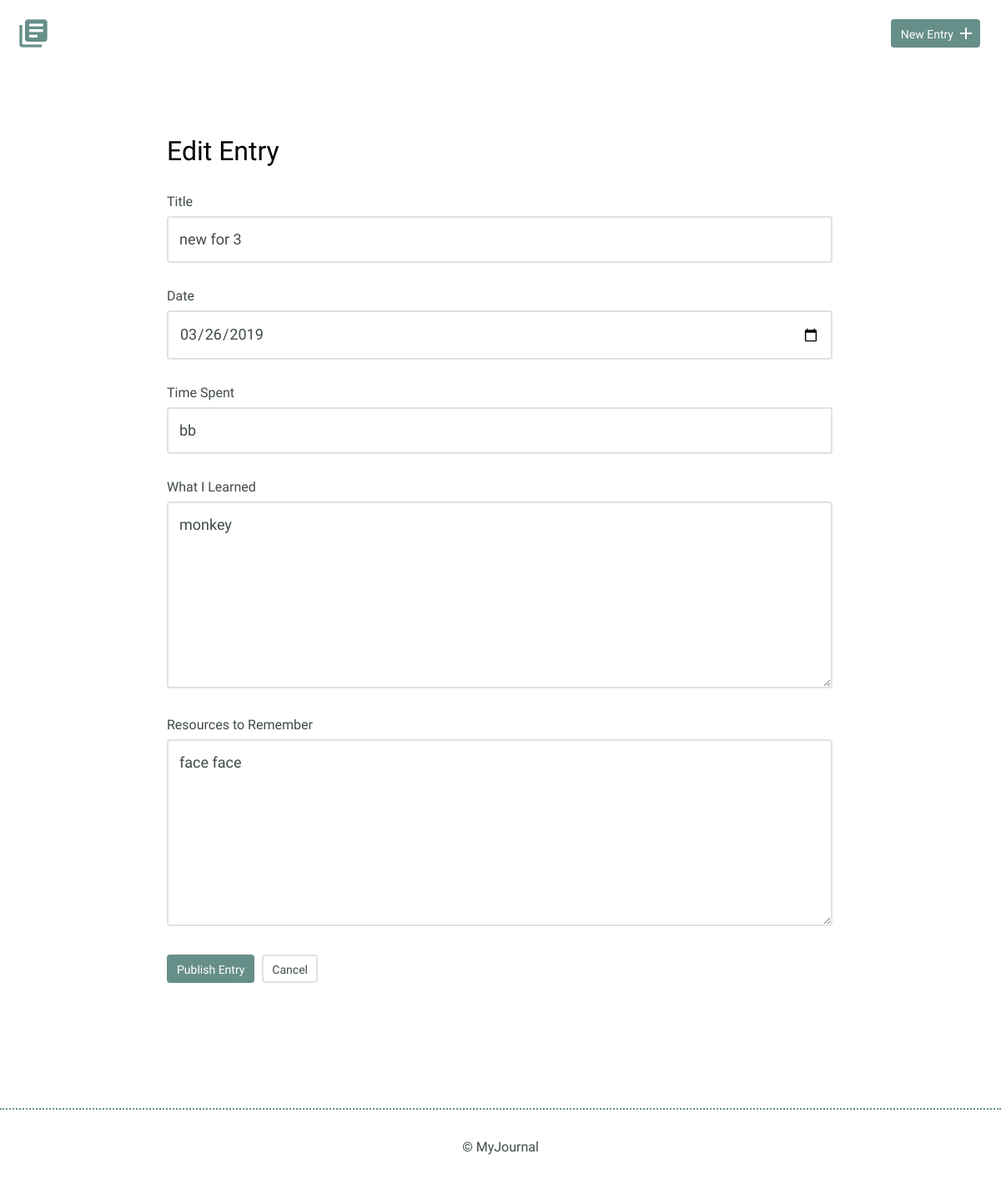
The page /edit.php?id=21 on the database as committed earlier.
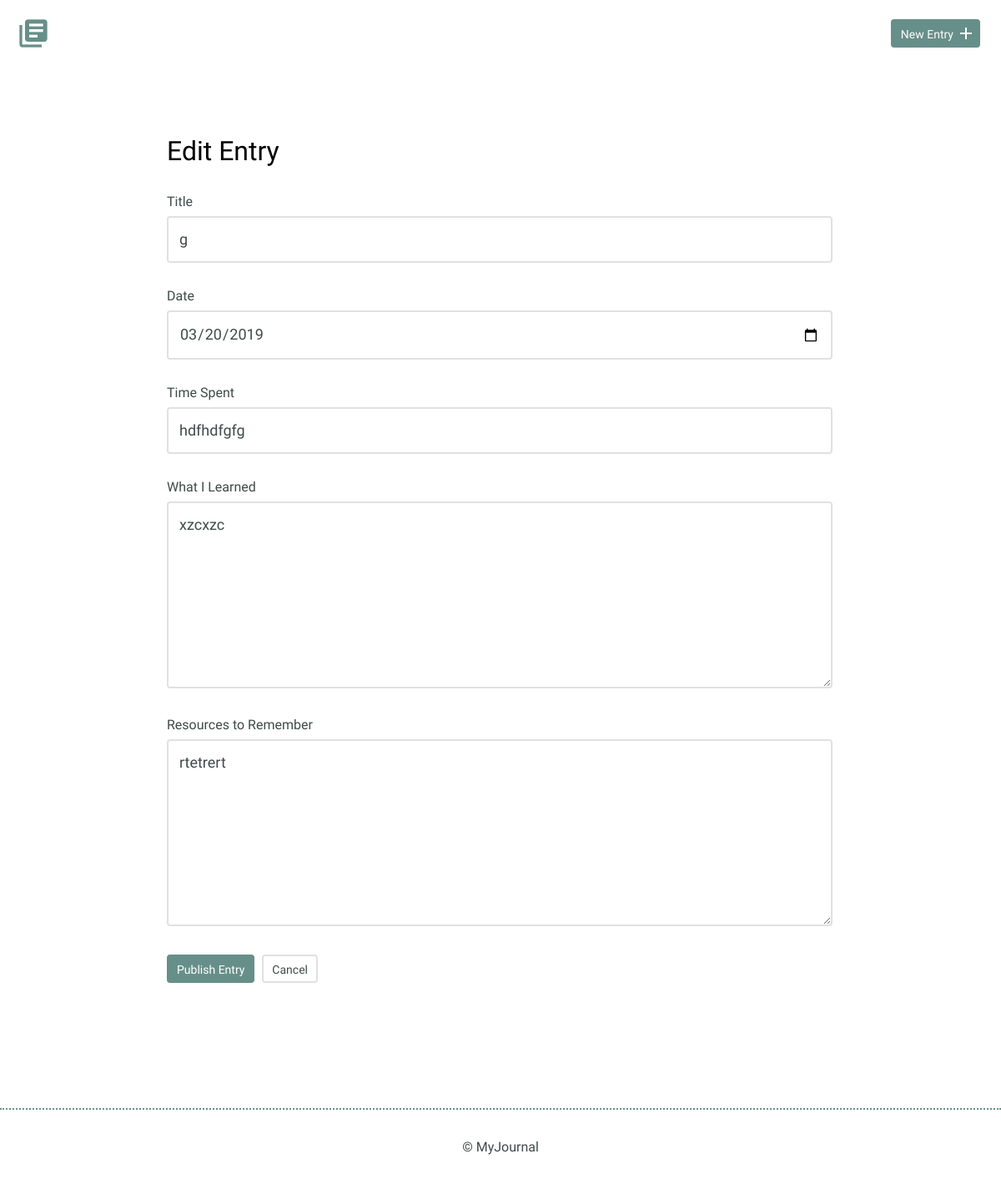
The same page on the database as committed later.
### tables this page shows
CREATE TABLE "entries" (
	`id`	INTEGER,
	`title`	TEXT,
	`date`	TEXT,
	`time_spent`	INTEGER,
	`learned`	BLOB,
	`resources`	BLOB,
	PRIMARY KEY(`id`)
);

### inc/functions.php (called while the page is built, shortened)
<?php
function get_journal_entry($entry_id){
  include 'connection.php';
  $sql = 'SELECT * FROM entries WHERE id = ?';
  try {
    $results = $db->prepare($sql);
    $results->bindValue(1, $entry_id, PDO::PARAM_INT);
    $results->execute();
  } catch (Exception $e) {
    echo $e->getMessage();
    return false;
  }
  return $results->fetch();
}

### inc/journal_entry_form.php (the view, shortened to what this page needs)
<?php require_once "inc/functions.php"; ?>
<label for="title"> Title</label>
<input id="title" type="text" name="title" value="<?php if(!empty($title)) echo $title; ?>"><br>
<label for="date">Date</label>
<input id="date" type="date" name="date" value="<?php if(!empty($date)) echo $date; ?>"><br>
<label for="time-spent"> Time Spent</label>
<input id="time-spent" type="text" name="time-spent" value="<?php if(!empty($time_spent)) echo $time_spent; ?>"><br>
<label for="learned">What I Learned</label>
<textarea id="learned" rows="5" name="learned"><?php if(!empty($learned)) echo $learned; ?></textarea>
<label for="resources">Resources to Remember</label>
<textarea id="resources" rows="5" name="resources"><?php if(!empty($resources)) echo $resources; ?></textarea>

Rows that differ between the two databases and show on the page:
changed entries: title "new for 3" → "g"; date "03/26/2019" → "03/20/2019"; time-spent "bb" → "hdfhdfgfg"; learned "monkey" → "xzcxzc"; resources "face face" → "rtetrert"
